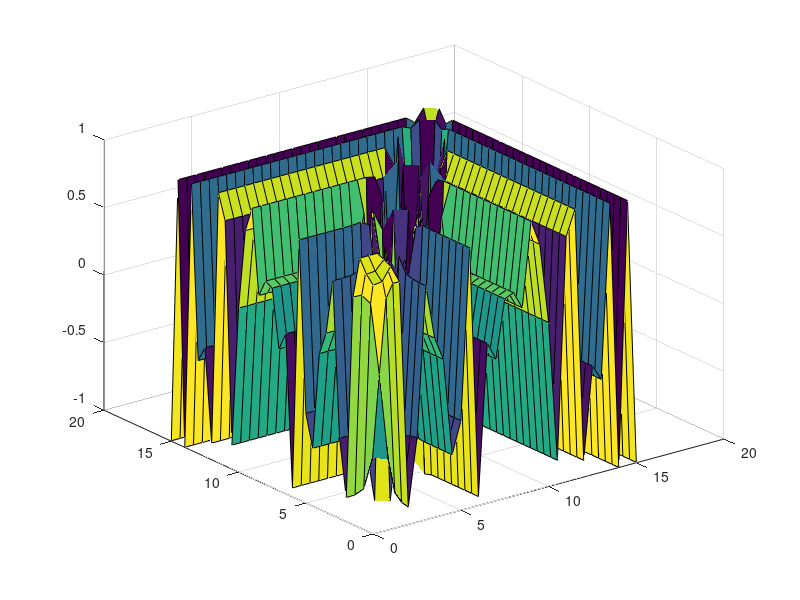

The MATLAB script that drew this image:
%x = linspace(0, 1000, 0.1);

x = -3 : 0.01 : 3;

y1 = sin(x);
y2 = cos(x);
y3 = (cos(x)+sin(x))/2;
z4 = x.^2;
z5 = 2*x + 3;
z6 = x.^3;
y5 = sin(x);
y6 = sin(x-1);
y7 = sin(x-2);
y8 = y5.^(-1) / 50;

[x,y] = meshgrid(0 : 0.5 : 15);
z = sin(sqrt(cosh(x.^2) + sinh(y.^2)));

%surf in matlab code
% plot(x,y7,'r' ,x,y5,'g',  x,y6, 'b', x,y8, 'r');
%legend('sin(x-2)', 'sin(x)', 'sin(x-1)');
%plot(x,z4, 'r',x,z5, 'g', x,z6, 'b'); 
surf(x,y,z);
grid on;
